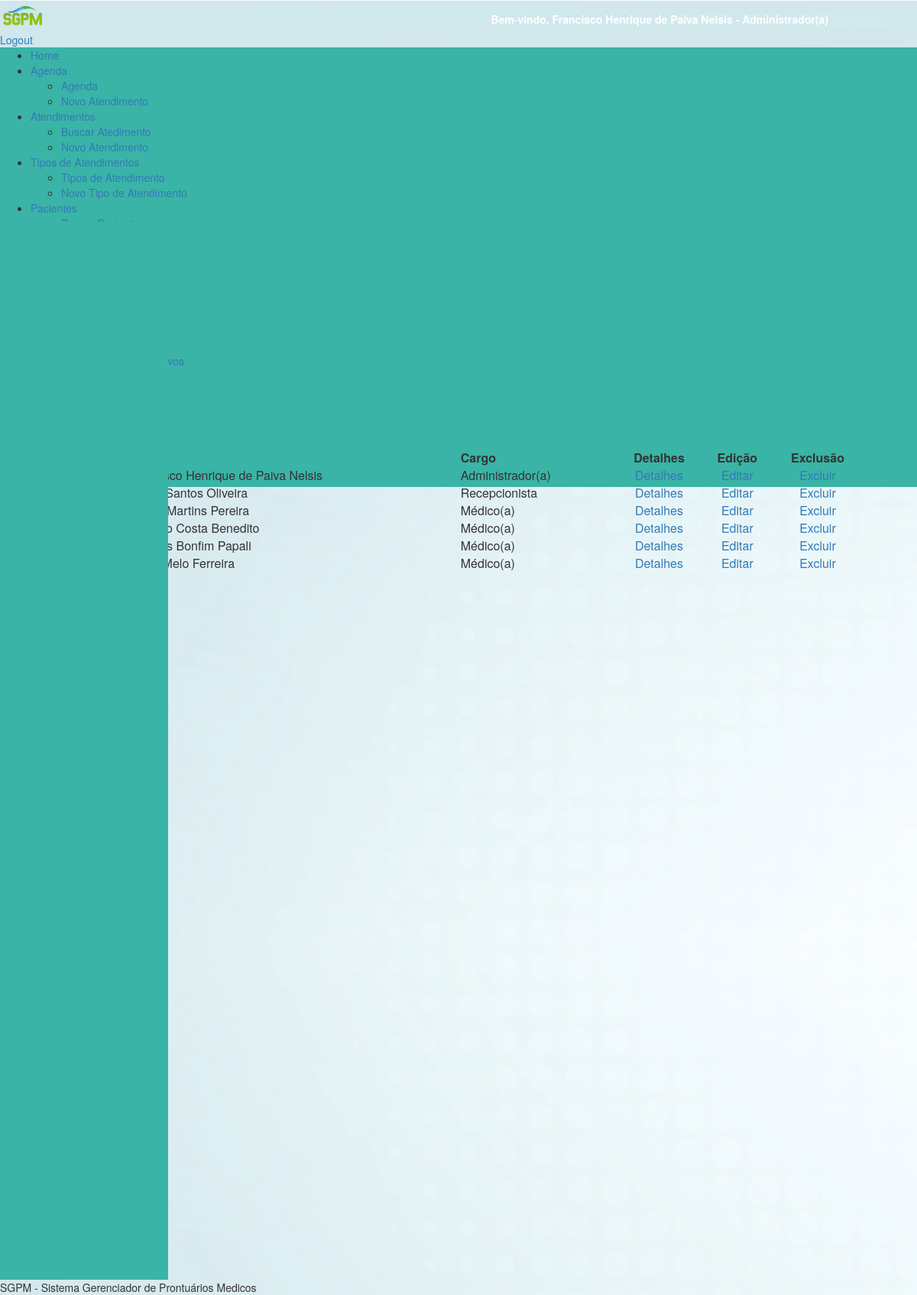
The app's page /consultarFuncionario.php (signed in) with its own data.
### tables this page shows
CREATE TABLE IF NOT EXISTS `funcionario` (
  `id_funcionario` int(4) NOT NULL AUTO_INCREMENT,
  `login` varchar(30) NOT NULL,
  `senha` varchar(32) NOT NULL,
  `nome_funcionario` varchar(50) NOT NULL,
  `cpf` varchar(50) NOT NULL,
  `rg` varchar(50) NOT NULL,
  `org_exp` varchar(30) NOT NULL,
  `data_nasc` date NOT NULL,
  `endereco` varchar(30) NOT NULL,
  `bairro` varchar(30) NOT NULL,
  `cep` varchar(10) NOT NULL,
  `cidade` varchar(30) NOT NULL,
  `nome_mae` varchar(30) NOT NULL,
  `nome_pai` varchar(30) NOT NULL,
  `email_pessoal` varchar(50) NOT NULL,
  `email_prof` varchar(30) NOT NULL,
  `tel_cel` varchar(50) NOT NULL,
  `tel_fixo` varchar(50) NOT NULL,
  `id_tipo_funcionario` int(15) NOT NULL,
  `id_genero` int(15) NOT NULL,
  `id_ubs` int(11) NOT NULL,
  `id_estado_civil` int(15) NOT NULL,
  `id_escolaridade` int(15) NOT NULL,
  `id_tipo_sanguineo` int(15) NOT NULL,
  `id_estado` int(15) NOT NULL,
  PRIMARY KEY (`id_funcionario`),
  UNIQUE KEY `login` (`login`),
  UNIQUE KEY `cpf` (`cpf`),
  UNIQUE KEY `rg` (`rg`),
  KEY `id_funcionario` (`id_funcionario`),
  KEY `FK_funcionario_tipo_funcionario` (`id_tipo_funcionario`),
  KEY `FK_funcionario_genero` (`id_genero`),
  KEY `FK_funcionario_ubs` (`id_ubs`),
  KEY `FK_funcionario_estado_civil` (`id_estado_civil`),
  KEY `FK_funcionario_escolaridade` (`id_escolaridade`),
  KEY `FK_funcionario_tipo_sanguineo` (`id_tipo_sanguineo`),
  KEY `FK_funcionario_estado` (`id_estado`),
  CONSTRAINT `FK_funcionario_escolaridade` FOREIGN KEY (`id_escolaridade`) REFERENCES `escolaridade` (`id_escolaridade`) ON DELETE NO ACTION ON UPDATE NO ACTION,
  CONSTRAINT `FK_funcionario_estado` FOREIGN KEY (`id_estado`) REFERENCES `estado` (`id_estado`) ON DELETE NO ACTION ON UPDATE NO ACTION,
  CONSTRAINT `FK_funcionario_estado_civil` FOREIGN KEY (`id_estado_civil`) REFERENCES `estado_civil` (`id_estado_civil`) ON DELETE NO ACTION ON UPDATE NO ACTION,
  CONSTRAINT `FK_funcionario_genero` FOREIGN KEY (`id_genero`) REFERENCES `genero` (`id_genero`) ON DELETE NO ACTION ON UPDATE NO ACTION,
  CONSTRAINT `FK_funcionario_tipo_funcionario` FOREIGN KEY (`id_tipo_funcionario`) REFERENCES `tipo_funcionario` (`id_tipo_funcionario`) ON DELETE NO ACTION ON UPDATE NO ACTION,
  CONSTRAINT `FK_funcionario_tipo_sanguineo` FOREIGN KEY (`id_tipo_sanguineo`) REFERENCES `tipo_sanguineo` (`id_tipo_sanguineo`) ON DELETE NO ACTION ON UPDATE NO ACTION,
  CONSTRAINT `FK_funcionario_ubs` FOREIGN KEY (`id_ubs`) REFERENCES `ubs` (`id_ubs`) ON DELETE NO ACTION ON UPDATE NO ACTION
);

CREATE TABLE IF NOT EXISTS `tipo_funcionario` (
  `id_tipo_funcionario` int(11) NOT NULL AUTO_INCREMENT,
  `nome_tipo` varchar(100) NOT NULL,
  PRIMARY KEY (`id_tipo_funcionario`),
  UNIQUE KEY `UQ_tipo_funcionario_id_tipo_funcionario` (`id_tipo_funcionario`)
);

### includes/funcoes_permissao.php (called while the page is built, shortened)
<?php
function verificarPermissao($permissao) {
    return array_search($permissao, $_SESSION['LOGIN']['PERMISSOES']) !== false ? true : false;
}

### consultarFuncionario.php (the view, shortened to what this page needs)
<?php include ('includes/cabecalho.php')?>
<?php include ('includes/menu.php')?>
<div class="divTudoConsultarPaciente">
	<div id="tituloPagina">Buscar Funcionário</div>
	<div id="formBuscaPaciente">
		<div class="content-dataTable"
			style="width: 80%; margin: 0 auto; margin-top: -70px; margin-right: 70px">
                <table id="pacientes" class="display" cellspacing="0"
				width="100%" content="text/html;charset=utf-8">
				<thead>
					<tr>
						<th>Nome</th>
						<th>Cargo</th>
						<?php if (verificarPermissao('FUNCIONARIO_DETALHES')): ?>
						<th><center>Detalhes</center></th>
						<?php endif; ?>
						<?php if (verificarPermissao('FUNCIONARIO_ALTERAR')): ?>
						<th><center>Edição</center></th>
						<?php endif; ?>
						<?php if (verificarPermissao('FUNCIONARIO_EXCLUIR')): ?>
						<th><center>Exclusão</center></th>
						<?php endif; ?>
					</tr>
				</thead>
				<tbody>
<?php
$con = mysqli_connect ( "localhost", "root", "", "sgpm" );
mysqli_set_charset ( $con, "utf8" );
if ($_SESSION ['LOGIN'] ['TIPO_FUNCIONARIO'] == 1) {
	$query = mysqli_query ( $con, "SELECT fun.*, tp_fun.nome_tipo FROM funcionario fun INNER JOIN tipo_funcionario tp_fun ON fun.id_tipo_funcionario = tp_fun.id_tipo_funcionario" );
} else {
	$query = mysqli_query ( $con, "SELECT fun.*, tp_fun.nome_tipo FROM funcionario fun INNER JOIN tipo_funcionario tp_fun ON fun.id_tipo_funcionario = tp_fun.id_tipo_funcionario and id_ubs = ".$_SESSION ['LOGIN'] ['UBS'] );
}
while ( $linha = mysqli_fetch_array ( $query ) ) {
	?>
             	   <tr>
						<td><?php echo $linha['nome_funcionario']; ?></td>
						<td><?php echo $linha['nome_tipo']; ?></td>
						<?php if (verificarPermissao('FUNCIONARIO_DETALHES')): ?>
						<td>
							<center>
								<a
									href="formFuncionario.php?id=<?php echo $linha['id_funcionario']; ?>&detalhes=1">Detalhes</a>
							</center>
						</td>
                        <?php endif; ?>
						<?php if (verificarPermissao('FUNCIONARIO_ALTERAR')): ?>
						<td>
							<center>
								<a
									href="formFuncionario.php?id=<?php echo $linha['id_funcionario']; ?>">Editar</a>
							</center>
						</td>
                        <?php endif; ?>
                        <?php if (verificarPermissao('FUNCIONARIO_EXCLUIR')): ?>
                        <td>
							<center>
								<a
									href="excluirFuncionario.php?id_exclusao=<?php echo $linha['id_funcionario']; ?>">Excluir</a>
							</center>
						</td>
                        <?php endif; ?>
<?php }?>
              	   </tr>
				</tbody>
			</table>
		</div>
	</div>
</div>
<?php include ('includes/menuBack.php')?>
<?php include ('includes/rodape.php')?>

### includes/cabecalho.php (shortened to what this page needs)
<?php
include ('includes/funcoes_permissao.php');
?>
<html>
<head>
<LINK href="css/bootstrap.css" rel="stylesheet" type="text/css">
<link rel="stylesheet" type="text/css" href="css/dataTables.css">
<link rel="stylesheet" type="text/css" href="css/menu.css">
<link rel="stylesheet" type="text/css" href="js/calendar/fullcalendar.css">
</head>
<body style="background-image: url(img/background_su.jpg);">
	<div class="cabecalho">
		<a href="home.php"> <img src="img/sgpm_logo2_fundoless_pequeno.png"
			class="logo"></a>
            <?php if (isset($_SESSION['LOGIN'])): ?>
                <div class="apresentacao">
			<?php if ($_SESSION ['LOGIN'] ['TIPO_FUNCIONARIO'] == 1): ?>
				<strong>Bem-vindo, <?php echo $_SESSION ['LOGIN'] ['NOME'] . " - " . $_SESSION ['LOGIN'] ['CARGO']; ?></strong>
			<?php endif; ?>
		</div>
		<div class="wrapLogoutButton">
			<a class="logoutButton" href="logout.php">Logout</a>
		</div>
            <?php endif; ?>
        </div>

### includes/menu.php (shortened to what this page needs)
<div id='cssmenu' style="height: 575px; background-color: #3ab4a6;">
	<ul>
		<li><a href='home.php'>Home</a></li>
		<li class='active'><a href='#'>Agenda</a>
			<ul>
                    <li><a href='consultarAgenda.php'>Agenda</a></li>
                    <li><a href='formAgenda.php'>Novo Atendimento</a>
			</ul></li>
<?php if (verificarPermissao('ATENDIMENTO_LISTAR') || verificarPermissao('ATENDIMENTO_INSERIR')): ?>
		<li class='active'><a href='#'>Atendimentos</a>
			<ul>
                <?php if (verificarPermissao('ATENDIMENTO_LISTAR')): ?>
                    <li><a href='consultarAtendimento.php'>Buscar
						Atedimento</a></li>
                <?php endif; ?>
                <?php if (verificarPermissao('ATENDIMENTO_INSERIR')): ?>
                    <li><a href='formAtendimento.php'>Novo Atendimento</a>
                    <?php endif; ?>
			</ul></li>
<?php endif; ?>
<?php if (verificarPermissao('TIPO_ATENDIMENTO_LISTAR') || verificarPermissao('TIPO_ATENDIMENTO_INSERIR')): ?>
		<li class='active'><a href='#'>Tipos de Atendimentos</a>
			<ul>
				<?php if (verificarPermissao('TIPO_ATENDIMENTO_LISTAR')): ?>
                  	<li><a href='consultarTipoAtendimento.php'>Tipos de
						Atendimento</a>
                 <?php endif; ?>
                 <?php if (verificarPermissao('TIPO_ATENDIMENTO_INSERIR')): ?>
				<li><a href='formTipoAtendimento.php'>Novo Tipo de Atendimento</a>
                 <?php endif; ?>
			</ul></li>
<?php endif; ?>
<?php if (verificarPermissao('PACIENTE_LISTAR') || verificarPermissao('PACIENTE_INSERIR')): ?>
		<li class='active'><a href='#'>Pacientes</a>
			<ul>
                <?php if (verificarPermissao('PACIENTE_LISTAR')): ?>
                    <li><a href='consultarPaciente.php'>Buscar Paciente</a></li>
                <?php endif; ?>
                <?php if (verificarPermissao('PACIENTE_INSERIR')): ?>
                    <li><a href='formPaciente.php'>Novo Paciente</a>
                    <?php endif; ?>
			</ul></li>
<?php endif; ?>
<?php if (verificarPermissao('FUNCIONARIO_LISTAR') || verificarPermissao('FUNCIONARIO_INSERIR')): ?>
		<li class='active'><a href='#'>Funcionários</a>
			<ul>
                <?php if (verificarPermissao('FUNCIONARIO_LISTAR')): ?>
                    <li><a href='consultarFuncionario.php'>Buscar
						Funcionário</a></li>
                <?php endif; ?>
                <?php if (verificarPermissao('FUNCIONARIO_INSERIR')): ?>
                    <li><a href='formFuncionario.php'>Novo Funcionário</a></li>
                <?php endif; ?>
            </ul></li>
<?php endif; ?>
<?php if (verificarPermissao('UBS_LISTAR') || verificarPermissao('UBS_INSERIR')): ?>
		<li class='active'><a href='#'>Unidades</a>
			<ul>
                <?php if (verificarPermissao('UBS_LISTAR')): ?>
                    <li><a href='consultarUBS.php'>Buscar Unidades</a></li>
                <?php endif; ?>
                <?php if (verificarPermissao('UBS_INSERIR')): ?>
                    <li><a href='formUBS.php'>Cadastrar Unidades</a></li>
                <?php endif; ?>
            </ul></li>
<?php endif; ?>
<?php if (verificarPermissao('RELATORIOS_ADMINISTRATIVOS') || verificarPermissao('RELATORIOS_MEDICOS')): ?>
		<li class='active'><a href='#'>Relatórios</a>
			<ul>
			    <?php if (verificarPermissao('RELATORIOS_ADMINISTRATIVOS')): ?>
                    <li><a href='relatoriosAdministrativos.php'>Relatórios Administrativos</a></li>
                <?php endif; ?>
                <?php if (verificarPermissao('RELATORIOS_MEDICOS')): ?>
                    <li><a href='#'>Relatórios Médicos</a></li>
                <?php endif; ?>
            </ul></li>
<?php endif; ?>
	</ul>
</div>

### includes/menuBack.php (shortened to what this page needs)
<LINK href="css/menuBack.css" rel="stylesheet" type="text/css">
<div id="menuBack">
    <div class="menuBack">
    </div>
</body>
</html>

### includes/rodape.php (shortened to what this page needs)
<LINK href="css/bootstrap.css" rel="stylesheet" type="text/css">
<div class="rodape">
	<div class="rodapeTexto">
		<div>SGPM - Sistema Gerenciador de Prontuários Medicos</div>
	</div>
	</body>
	</html>

### css/menuBack.css (style rules this page uses)
.menuBack { width: 220px; //width: 290px; position: relative; height: 173%; background-color: #3ab4a6; margin-top: -458px; left: 0px; }

### records on screen
funcionario: nome_funcionario "Francisco Henrique de Paiva Nelsis", id_tipo_funcionario.nome_tipo "Administrador(a)"
funcionario: nome_funcionario "Diego Santos Oliveira", id_tipo_funcionario.nome_tipo "Recepcionista"
funcionario: nome_funcionario "Joana Martins Pereira", id_tipo_funcionario.nome_tipo "Médico(a)"
funcionario: nome_funcionario "Rodrigo Costa Benedito", id_tipo_funcionario.nome_tipo "Médico(a)"
funcionario: nome_funcionario "Vinícius Bonfim Papali", id_tipo_funcionario.nome_tipo "Médico(a)"
funcionario: nome_funcionario "Luiza Melo Ferreira", id_tipo_funcionario.nome_tipo "Médico(a)"

### other values on screen
$_SESSION ['LOGIN'] ['NOME'] "Francisco Henrique de Paiva Nelsis"
$_SESSION ['LOGIN'] ['CARGO'] "Administrador(a)"
